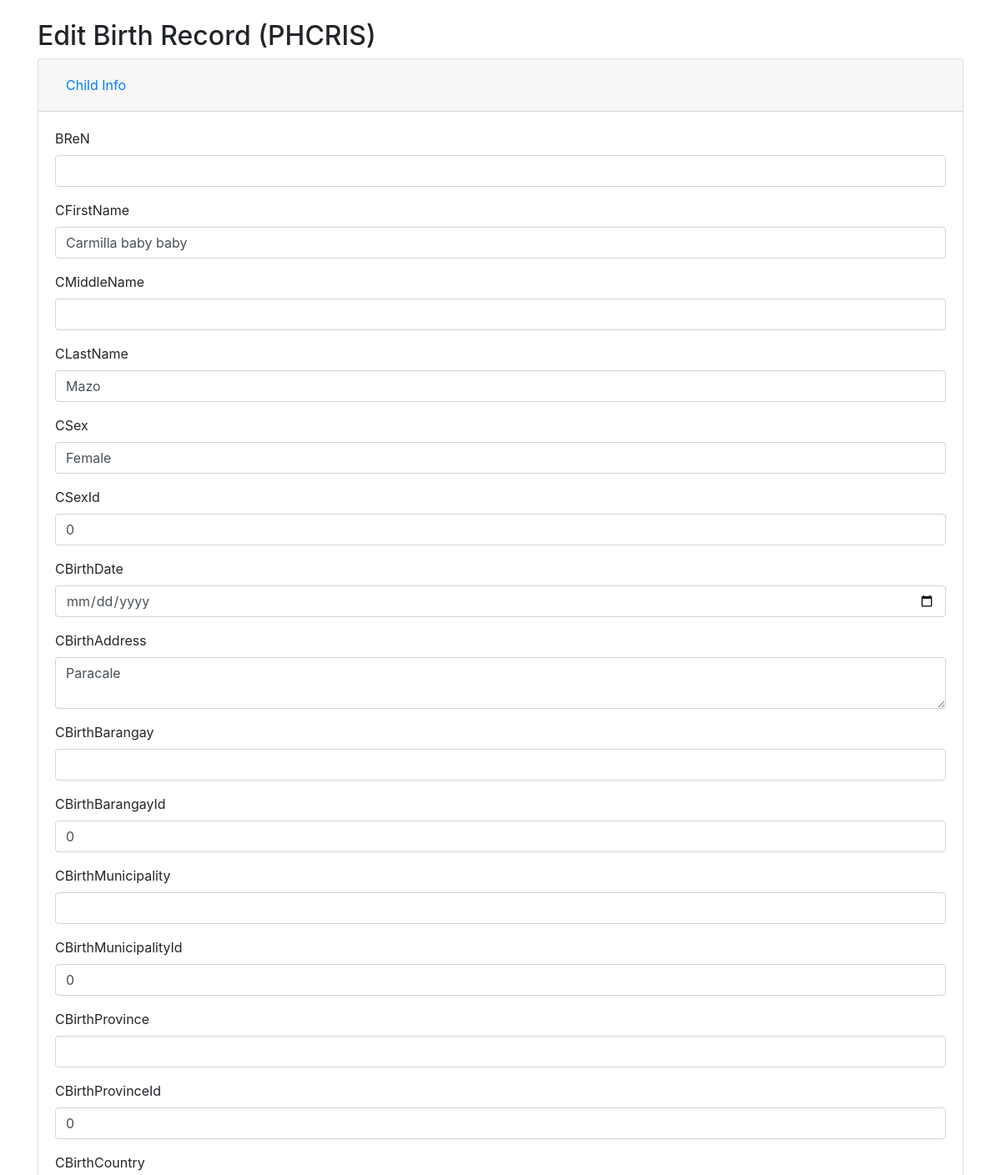
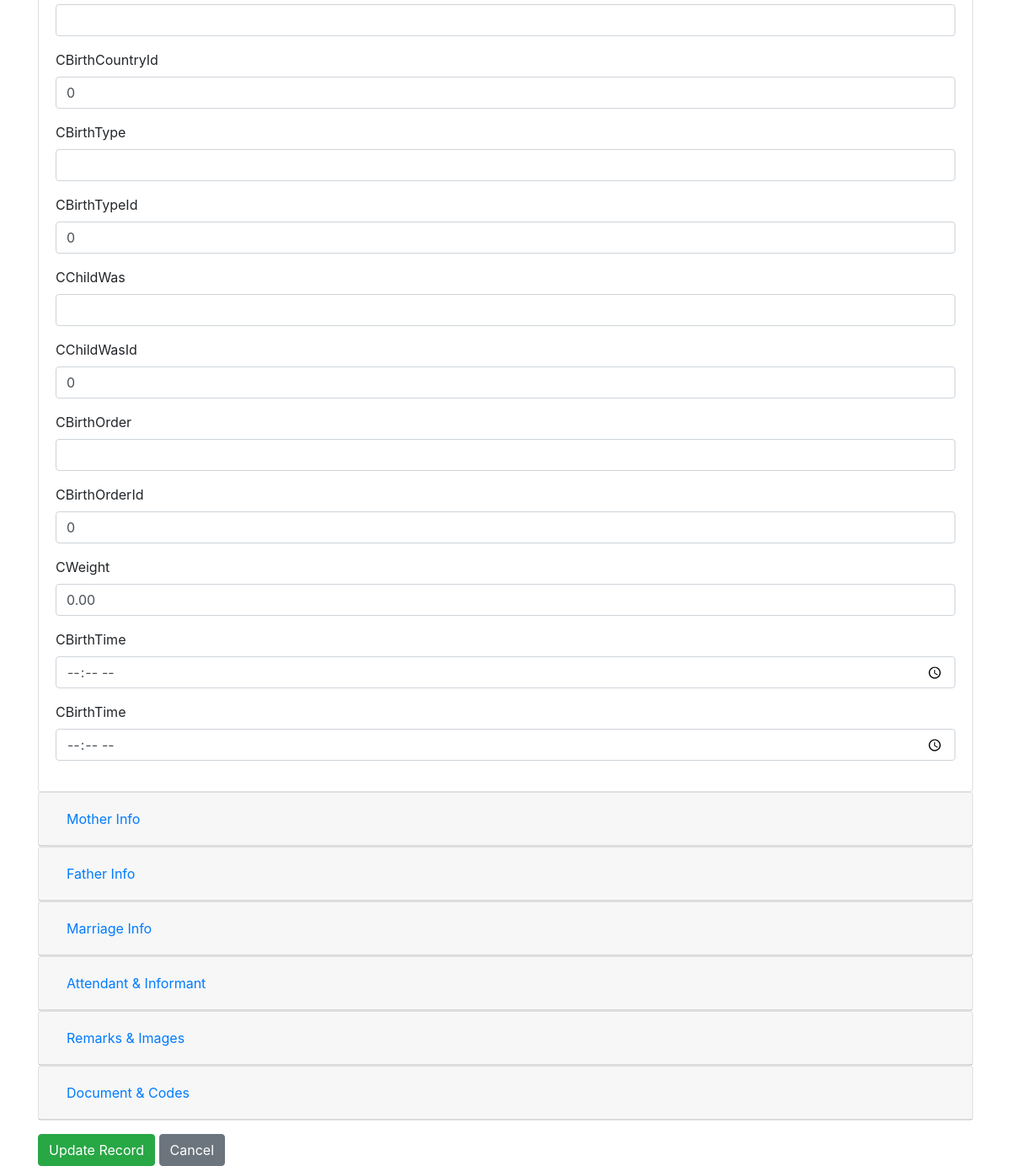
/edit_birth_phcris.php?id=1 (signed in), run on the app's committed database (2 pictures, top to bottom).
### tables this page shows
CREATE TABLE `phbirth` (
  `ID` int(11) NOT NULL,
  `CountryId` int(11) DEFAULT NULL,
  `ProvinceId` int(11) DEFAULT NULL,
  `MunicipalityId` int(11) DEFAULT NULL,
  `BookNum` varchar(50) DEFAULT NULL,
  `PageNum` varchar(50) DEFAULT NULL,
  `RegistryNum` varchar(100) DEFAULT NULL,
  `DocumentTimeCreated` datetime DEFAULT NULL,
  `DocumentTimeUpdated` datetime DEFAULT NULL,
  `DocumentTimeTransmitted` datetime DEFAULT NULL,
  `DocumentWasPrinted` datetime DEFAULT NULL,
  `DocumentStatus` varchar(20) DEFAULT NULL,
  `DocumentLocation` text DEFAULT NULL,
  `DocumentEncodedIn` varchar(100) DEFAULT NULL,
  `DocumentEncodedBy` varchar(100) DEFAULT NULL,
  `DocumentUpdatedIn` varchar(100) DEFAULT NULL,
  `DocumentUpdatedBy` varchar(100) DEFAULT NULL,
  `DocumentPsocVersion` varchar(50) DEFAULT NULL,
  `DocumentPsgcVersion` varchar(50) DEFAULT NULL,
  `DocumentCoding` text DEFAULT NULL,
  `Country` varchar(100) DEFAULT NULL,
  `Province` varchar(100) DEFAULT NULL,
  `Municipality` varchar(100) DEFAULT NULL,
  `BReN` varchar(100) DEFAULT NULL,
  `CFirstName` varchar(100) DEFAULT NULL,
  `CMiddleName` varchar(100) DEFAULT NULL,
  `CLastName` varchar(100) DEFAULT NULL,
  `CSex` varchar(10) DEFAULT NULL,
  `CSexId` int(11) DEFAULT NULL,
  `CBirthDate` date DEFAULT NULL,
  `CBirthAddress` text DEFAULT NULL,
  `CBirthBarangay` varchar(150) DEFAULT NULL,
  `CBirthBarangayId` int(11) DEFAULT NULL,
  `CBirthMunicipality` varchar(150) DEFAULT NULL,
  `CBirthMunicipalityId` int(11) DEFAULT NULL,
  `CBirthProvince` varchar(150) DEFAULT NULL,
  `CBirthProvinceId` int(11) DEFAULT NULL,
  `CBirthCountry` varchar(150) DEFAULT NULL,
  `CBirthCountryId` int(11) DEFAULT NULL,
  `CBirthType` varchar(50) DEFAULT NULL,
  `CBirthTypeId` int(11) DEFAULT NULL,
  `CChildWas` varchar(50) DEFAULT NULL,
  `CChildWasId` int(11) DEFAULT NULL,
  `CBirthOrder` varchar(50) DEFAULT NULL,
  `CBirthOrderId` int(11) DEFAULT NULL,
  `CWeight` decimal(5,2) DEFAULT NULL,
  `MFirstName` varchar(100) DEFAULT NULL,
  `MMiddleName` varchar(100) DEFAULT NULL,
  `MLastName` varchar(100) DEFAULT NULL,
  `MCitizenship` varchar(100) DEFAULT NULL,
  `MCitizenshipId` int(11) DEFAULT NULL,
  `MReligion` varchar(100) DEFAULT NULL,
  `MReligionId` int(11) DEFAULT NULL,
  `MBornAlive` int(11) DEFAULT NULL,
  `MStillLiving` int(11) DEFAULT NULL,
  `MNowDead` int(11) DEFAULT NULL,
  `MOccupation` varchar(100) DEFAULT NULL,
  `MOccupationId` int(11) DEFAULT NULL,
  `MOccupationIdCris2` int(11) DEFAULT NULL,
  `MAge` int(11) DEFAULT NULL,
  `MAddress` text DEFAULT NULL,
  `MBarangay` varchar(150) DEFAULT NULL,
  `MBarangayId` int(11) DEFAULT NULL,
  `MMunicipality` varchar(150) DEFAULT NULL,
  `MMunicipalityId` int(11) DEFAULT NULL,
  `MProvince` varchar(150) DEFAULT NULL,
  `MProvinceId` int(11) DEFAULT NULL,
  `MCountry` varchar(150) DEFAULT NULL,
  `MCountryId` int(11) DEFAULT NULL,
  `FFirstName` varchar(100) DEFAULT NULL,
  `FMiddleName` varchar(100) DEFAULT NULL,
  `FLastName` varchar(100) DEFAULT NULL,
  `FCitizenship` varchar(100) DEFAULT NULL,
  `FCitizenshipId` int(11) DEFAULT NULL,
  `FReligion` varchar(100) DEFAULT NULL,
  `FReligionId` int(11) DEFAULT NULL,
  `FOccupation` varchar(100) DEFAULT NULL,
  `FOccupationId` int(11) DEFAULT NULL,
  `FOccupationIdCris2` int(11) DEFAULT NULL,
  `FAge` int(11) DEFAULT NULL,
  `FAddress` text DEFAULT NULL,
  `FBarangay` varchar(150) DEFAULT NULL,
  `FBarangayId` int(11) DEFAULT NULL,
  `FMunicipality` varchar(150) DEFAULT NULL,
  `FMunicipalityId` int(11) DEFAULT NULL,
  `FProvince` varchar(150) DEFAULT NULL,
  `FProvinceId` int(11) DEFAULT NULL,
  `FCountry` varchar(150) DEFAULT NULL,
  `FCountryId` int(11) DEFAULT NULL,
  `MarriageDate` date DEFAULT NULL,
  `MarriageMunicipality` varchar(150) DEFAULT NULL,
  `MarriageMunicipalityId` int(11) DEFAULT NULL,
  `MarriageProvince` varchar(150) DEFAULT NULL,
  `MarriageProvinceId` int(11) DEFAULT NULL,
  `MarriageCountry` varchar(150) DEFAULT NULL,
  `MarriageCountryId` int(11) DEFAULT NULL,
  `AttendantId` int(11) DEFAULT NULL,
  `AttendantDescription` varchar(200) DEFAULT NULL,
  `CBirthTime` varchar(20) DEFAULT NULL,
  `AttendantStatus` varchar(50) DEFAULT NULL,
  `AttendantName` varchar(150) DEFAULT NULL,
  `AttendantTitle` varchar(100) DEFAULT NULL,
  `AttendantAddress` text DEFAULT NULL,
  `AttendantDate` date DEFAULT NULL,
  `InformantName` varchar(150) DEFAULT NULL,
  `InformantTitle` varchar(100) DEFAULT NULL,
  `InformantAddress` text DEFAULT NULL,
  `InformantDate` date DEFAULT NULL,
  `PreparerName` varchar(150) DEFAULT NULL,
  `PreparerTitle` varchar(100) DEFAULT NULL,
  `PreparerDate` date DEFAULT NULL,
  `ReceiverName` varchar(150) DEFAULT NULL,
  `ReceiverTitle` varchar(100) DEFAULT NULL,
  `DateReceived` date DEFAULT NULL,
  `RegistrarName` varchar(150) DEFAULT NULL,
  `RegistrarTitle` varchar(100) DEFAULT NULL,
  `DateRegistered` date DEFAULT NULL,
  `Remark1` text DEFAULT NULL,
  `Remark2` text DEFAULT NULL,
  `Remark3` text DEFAULT NULL,
  `Remark4` text DEFAULT NULL,
  `Remark5` text DEFAULT NULL,
  `Remark6` text DEFAULT NULL,
  `FEthnicity` varchar(100) DEFAULT NULL,
  `FEthnicityId` int(11) DEFAULT NULL,
  `FEthnicityIdCris2` int(11) DEFAULT NULL,
  `MEthnicity` varchar(100) DEFAULT NULL,
  `MEthnicityId` int(11) DEFAULT NULL,
  `MEthnicityIdCris2` int(11) DEFAULT NULL,
  `CStatus` varchar(10) DEFAULT NULL,
  `ImageFilePage1` text DEFAULT NULL,
  `ImageFilePage2` text DEFAULT NULL,
  `ImageFileAttachment1` text DEFAULT NULL,
  `ImageFileAttachment2` text DEFAULT NULL,
  `ImagePage1` text DEFAULT NULL,
  `ImagePage2` text DEFAULT NULL,
  `ImageAttachment1` text DEFAULT NULL,
  `ImageAttachment2` text DEFAULT NULL
);

### edit_birth_phcris.php (the view, shortened to what this page needs)
<?php
$servername = "localhost";
$username = "root";
$password = "";
$dbname = "mbdis_phcris";
$conn = new mysqli($servername, $username, $password, $dbname);
$id = isset($_GET['id']) ? intval($_GET['id']) : 0;
$result = $conn->query("SELECT * FROM phbirth WHERE ID=$id");
$row = $result->fetch_assoc();
?>
<!DOCTYPE html>
<html>
<head>
    <link rel="stylesheet" href="https://stackpath.bootstrapcdn.com/bootstrap/4.5.2/css/bootstrap.min.css">
</head>
<body>
<div class="container mt-4">
    <h2>Edit Birth Record (PHCRIS)</h2>
    <form method="post">
        <div id="accordion">
            <?php
            $sections = [
                'Child Info' => ['BReN','CFirstName','CMiddleName','CLastName','CSex','CSexId','CBirthDate','CBirthAddress','CBirthBarangay','CBirthBarangayId','CBirthMunicipality','CBirthMunicipalityId','CBirthProvince','CBirthProvinceId','CBirthCountry','CBirthCountryId','CBirthType','CBirthTypeId','CChildWas','CChildWasId','CBirthOrder','CBirthOrderId','CWeight','CBirthTime','CBirthTime'],
                'Mother Info' => ['MFirstName','MMiddleName','MLastName','MCitizenship','MCitizenshipId','MReligion','MReligionId','MBornAlive','MStillLiving','MNowDead','MOccupation','MOccupationId','MOccupationIdCris2','MAge','MAddress','MBarangay','MBarangayId','MMunicipality','MMunicipalityId','MProvince','MProvinceId','MCountry','MCountryId','MEthnicity','MEthnicityId','MEthnicityIdCris2'],
                'Father Info' => ['FFirstName','FMiddleName','FLastName','FCitizenship','FCitizenshipId','FReligion','FReligionId','FOccupation','FOccupationId','FOccupationIdCris2','FAge','FAddress','FBarangay','FBarangayId','FMunicipality','FMunicipalityId','FProvince','FProvinceId','FCountry','FCountryId','FEthnicity','FEthnicityId','FEthnicityIdCris2'],
                'Marriage Info' => ['MarriageDate','MarriageMunicipality','MarriageMunicipalityId','MarriageProvince','MarriageProvinceId','MarriageCountry','MarriageCountryId','Placemar'],
                'Attendant & Informant' => ['AttendantId','AttendantDescription','AttendantStatus','AttendantName','AttendantTitle','AttendantAddress','AttendantDate','InformantName','InformantTitle','InformantAddress','InformantDate','PreparerName','PreparerTitle','PreparerDate','ReceiverName','ReceiverTitle','DateReceived','RegistrarName','RegistrarTitle','DateRegistered'],
                'Remarks & Images' => ['Remark1','Remark2','Remark3','Remark4','Remark5','Remark6','ImageFilePage1','ImageFilePage2','ImageFileAttachment1','ImageFileAttachment2','ImagePage1','ImagePage2','ImageAttachment1','ImageAttachment2'],
                'Document & Codes' => ['DocumentTimeCreated','DocumentTimeUpdated','DocumentTimeTransmitted','DocumentWasPrinted','DocumentStatus','DocumentLocation','DocumentEncodedIn','DocumentEncodedBy','DocumentUpdatedIn','DocumentUpdatedBy','DocumentPsocVersion','DocumentPsgcVersion','DocumentCoding','Country','Province','Municipality','BReN','CStatus']
            ];
            $i=0;
            foreach($sections as $title=>$fields_arr){
                $i++;
                echo '<div class="card">';
                echo '<div class="card-header" id="heading'.$i.'">';
                echo '<h5 class="mb-0">';
                echo '<button class="btn btn-link" data-toggle="collapse" data-target="#collapse'.$i.'" aria-expanded="true" aria-controls="collapse'.$i.'">';
                echo $title;
                echo '</button></h5></div>';
                echo '<div id="collapse'.$i.'" class="collapse'.($i==1?' show':'').'" aria-labelledby="heading'.$i.'" data-parent="#accordion">';
                echo '<div class="card-body">';
                foreach($fields_arr as $field){
                    $value = isset($row[$field]) ? htmlspecialchars($row[$field]) : '';
                    echo '<div class="form-group">';
                    echo '<label>'.$field.'</label>';
                    if (stripos($field,'Date') !== false) {
                        echo '<input type="date" class="form-control" name="'.$field.'" value="'.$value.'">';
                    } elseif (stripos($field,'Time') !== false) {
                        echo '<input type="time" class="form-control" name="'.$field.'" value="'.$value.'">';
                    } elseif (stripos($field,'Id') !== false) {
                        echo '<input type="number" class="form-control" name="'.$field.'" value="'.$value.'">';
                    } elseif (stripos($field,'Text') !== false || stripos($field,'Address') !== false || stripos($field,'Remark') !== false || stripos($field,'Image') !== false) {
                        echo '<textarea class="form-control" name="'.$field.'">'.$value.'</textarea>';
                    } else {
                        echo '<input type="text" class="form-control" name="'.$field.'" value="'.$value.'">';
                    }
                    echo '</div>';
                }
                echo '</div></div></div>';
            }
            ?>
        </div>
        <button type="submit" name="update" class="btn btn-success mt-3">Update Record</button>
        <a href="quick-search-birth.php" class="btn btn-secondary mt-3">Cancel</a>
    </form>
</div>
</body>
</html>

### data on the page
phbirth: CFirstName "Carmilla baby baby", CLastName "Mazo", CSex "Female", CSexId "0", CBirthAddress "Paracale", CBirthBarangayId "0", CBirthMunicipalityId "0", CBirthProvinceId "0", CBirthCountryId "0", CBirthTypeId "0", CChildWasId "0", CBirthOrderId "0", CWeight "0.00"

### other printed values
$title "Child Info"
$field "BReN"
$field "CFirstName"
$field "CMiddleName"
$field "CLastName"
$field "CSex"
$field "CSexId"
$field "CBirthDate"
$field "CBirthAddress"
$field "CBirthBarangay"
$field "CBirthBarangayId"
$field "CBirthMunicipality"
$field "CBirthMunicipalityId"
$field "CBirthProvince"
$field "CBirthProvinceId"
